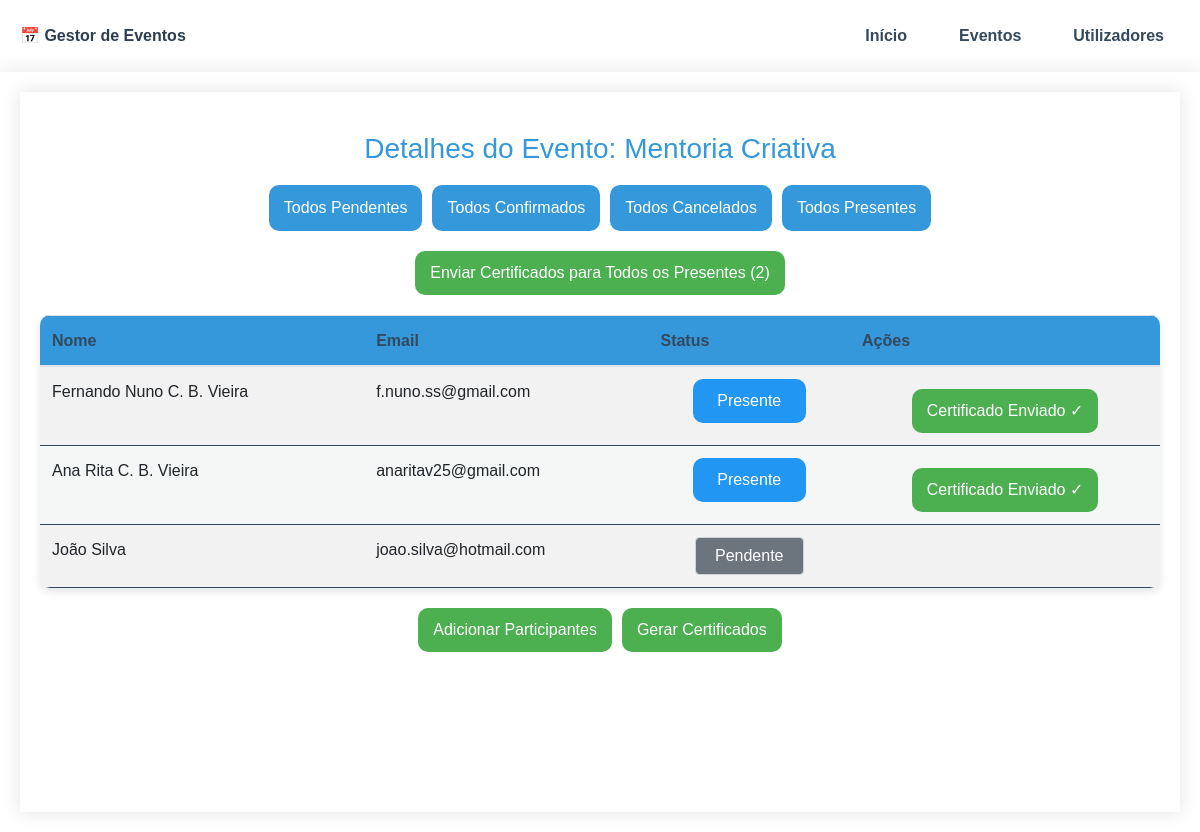
Page /detalhe_evento/1 on the committed database.
### models.py (models this page shows)
class Evento(db.Model):
    id = db.Column(db.Integer, primary_key=True)
    nome = db.Column(db.String(100), nullable=False)
    data = db.Column(db.Date, nullable=False)
    duracao = db.Column(db.Integer, nullable=False)
    formadora = db.Column(db.String(100), nullable=True)
    participantes = db.relationship('Participante',
        back_populates='evento',
        cascade='all, delete-orphan'
    )

class Participante(db.Model):
    __tablename__ = 'participante'
    id = db.Column(db.Integer, primary_key=True)
    nome = db.Column(db.String(100), nullable=False)
    email = db.Column(db.String(100), nullable=False)
    evento_id = db.Column(db.Integer, db.ForeignKey('evento.id', ondelete='CASCADE'), nullable=False)
    evento = db.relationship('Evento', back_populates='participantes')
    status = db.Column(db.String(20), default='pendente')
    certificado_gerado = db.Column(db.Boolean, default=False)
    certificado_enviado = db.Column(db.Boolean, default=False)
    __table_args__ = (
        db.UniqueConstraint('email', 'evento_id', name='_email_evento_uc'),
    )

### routes.py (the view)
@bp.route('/detalhe_evento/<int:id>')
def detalhe_evento(id):
    evento = Evento.query.get_or_404(id)
    participantes = Participante.query.filter_by(evento_id=id).all()
    return render_template('detalhe_evento.html', evento=evento, participantes=participantes)

### templates/detalhe_evento.html (shortened to what this page needs)
{% extends "base.html" %}
{% block content %}
<div class="container">
    <h3>Detalhes do Evento: {{ evento.nome }}</h3>
    <div class="bulk-actions">
        <form method="POST" action="{{ url_for('main.alterar_status_evento', evento_id=evento.id) }}">
            <button type="submit" name="action" value="todos_pendentes" class="bulk-btn">Todos Pendentes</button>
        </form>
        <form method="POST" action="{{ url_for('main.alterar_status_evento', evento_id=evento.id) }}">
            <button type="submit" name="action" value="todos_confirmados" class="bulk-btn">Todos Confirmados</button>
        </form>
        <form method="POST" action="{{ url_for('main.alterar_status_evento', evento_id=evento.id) }}">
            <button type="submit" name="action" value="todos_cancelados" class="bulk-btn">Todos Cancelados</button>
        </form>
        <form method="POST" action="{{ url_for('main.alterar_status_evento', evento_id=evento.id) }}">
            <button type="submit" name="action" value="todos_presentes" class="bulk-btn">Todos Presentes</button>
        </form>
    </div>
    {% if participantes|selectattr('status', 'equalto', 'presente')|list|length > 0 %}
    <div class="bulk-actions">
        <form method="POST" action="{{ url_for('main.enviar_certificados_evento', evento_id=evento.id) }}">
            <button type="submit" class="btn btn-certificado">
                Enviar Certificados para Todos os Presentes ({{
                    participantes|selectattr('status', 'equalto', 'presente')|list|length
                }})
            </button>
        </form>
    </div>
    {% endif %}
    <table class="table table-striped">
        <thead>
            <tr>
                <th>Nome</th>
                <th>Email</th>
                <th>Status</th>
                <th>Ações</th>
            </tr>
        </thead>
        <tbody>
            {% for participante in participantes %}
            <tr>
                <td>{{ participante.nome }}</td>
                <td>{{ participante.email }}</td>
                <td>
                    <div class="status-wrapper" style="text-align: left;">
                        <form method="POST" action="{{ url_for('main.alterar_status_participante', participante_id=participante.id) }}" class="status-form">
                            <select
                                id="status-{{ participante.id }}"
                                class="status-select
                                {% if participante.status == 'pendente' %}btn-pendente{% endif %}
                                {% if participante.status == 'presente' %}btn-presente{% endif %}
                                {% if participante.status == 'cancelado' %}btn-cancelado{% endif %}"
                                data-participante-id="{{ participante.id }}"
                                name="status"
                            >
                                <option value="pendente" {% if participante.status == 'pendente' or not participante.status %}selected{% endif %}>Pendente</option>
                                <option value="presente" {% if participante.status == 'presente' %}selected{% endif %}>Presente</option>
                            </select>
                        </form>
                    </div>
                </td>
                <td>
                    <div class="acoes">
                        {% if participante.status == 'presente' %}
                        <form method="POST" action="{{ url_for('main.enviar_certificado_email', participante_id=participante.id) }}" style="display:inline;">
                            <button type="submit" class="btn btn-certificado {% if participante.certificado_enviado %}btn-success{% endif %}">
                                {% if participante.certificado_enviado %}
                                    Certificado Enviado ✓
                                {% else %}
                                    Enviar Certificado
                                {% endif %}
                            </button>
                        </form>
                        {% endif %}
                    </div>
                </td>
            </tr>
            {% endfor %}
        </tbody>
    </table>
    <div class="acoes">
        <a href="{{ url_for('main.adicionar_participantes', evento_id=evento.id) }}" class="btn btn-certificado">Adicionar Participantes</a>
        <a href="{{ url_for('main.criar_certificado', evento_id=evento.id) }}" class="btn btn-certificado">Gerar Certificados</a>
    </div>
</div>
{% endblock %}

### templates/base.html (shortened to what this page needs)
<!DOCTYPE html>
<html lang="pt">
<link rel="stylesheet" href="https://cdnjs.cloudflare.com/ajax/libs/font-awesome/5.15.3/css/all.min.css">
<link rel="stylesheet" href="https://stackpath.bootstrapcdn.com/bootstrap/4.5.2/css/bootstrap.min.css">
<head>
</head>
<body>
    <nav class="top-nav">
        <a href="{{ url_for('main.index') }}" class="nav-logo">
            📅 Gestor de Eventos
        </a>
        <div class="nav-menu">
            <a href="{{ url_for('main.index') }}" class="nav-link {% if request.endpoint == 'main.index' %}active{% endif %}">Início</a>
            <a href="{{ url_for('main.eventos') }}" class="nav-link {% if request.endpoint =='main.eventos' %}active{% endif %}">Eventos</a>
            <a href="{{ url_for('main.utilizadores') }}" class="nav-link {% if request.endpoint =='main.utilizadores' %}active{% endif %}">Utilizadores</a>
        </div>
    </nav>
    <div class="container">
        {% block content %}{% endblock %}
    </div>
</body>
</html>

### templates/detalhe_evento.html (style rules this page uses)
h3 { text-align: center; margin: 20px 0; color: var(--primary-color); }
.table { width: 100%; border-collapse: collapse; margin: 20px 0; box-shadow: var(--box-shadow); border-radius: var(--border-radius); overflow: hidden; }
th, td { padding: 12px; text-align: left; border-bottom: 1px solid var(--text-light); }
th { background-color: var(--primary-color); color: var(--text-light); }
tr:nth-child(even) { background-color: var(--background-light); }
.acoes { display: flex; justify-content: center; align-items: center; gap: 10px; margin-top: 10px; }
.acoes a { display: inline-block; text-align: center; white-space: nowrap; }
.status-select { appearance: none; -webkit-appearance: none; -moz-appearance: none; width: 100%; padding: 0.375rem 0.75rem; font-size: 1rem; line-height: 1.5; color: #212529; background-color: #fff; background-clip: padding-box; border: 1px solid #ced4da; border-radius: 0.25rem; transition: all 0.3s ease; cursor: pointer; text-align-last: center; }
.status-select.btn-pendente { background-color: #6c757d; color: white; }
.status-select.btn-presente { background-color: #2196F3; color: white; }
.status-wrapper { position: relative; width: 100%; max-width: 150px; margin: 0 auto; display: flex; flex-direction: column; align-items: center; text-align: left; }
.bulk-actions { display: flex; justify-content: center; align-items: center; margin-top: 20px; gap: 10px; }
.bulk-actions form { margin: 0; }
.bulk-btn { padding: 10px 15px; background-color: var(--primary-color); color: white; border: none; border-radius: var(--border-radius); cursor: pointer; transition: background-color 0.3s ease; }
.btn-certificado { background-color: #4CAF50; color: white; padding: 10px 15px; border: none; border-radius: var(--border-radius); cursor: pointer; transition: background-color 0.3s ease; }
.btn-presente { background-color: #4CAF50; color: white; padding: 10px 15px; border: none; border-radius: var(--border-radius); cursor: pointer; transition: background-color 0.3s ease; }

### rows in the picture
Evento: nome "Mentoria Criativa"
Participante: nome "Fernando Nuno C. B. Vieira", email "f.nuno.ss@gmail.com", status "Presente", certificado_enviado "Certificado Enviado ✓"
Participante: nome "Ana Rita C. B. Vieira", email "anaritav25@gmail.com", status "Presente", certificado_enviado "Certificado Enviado ✓"
Participante: nome "João Silva", email "joao.silva@hotmail.com", status "Pendente"

### other values in the picture
{{ participantes|selectattr('status', 'equalto', 'presente')|list|length }} "2"
